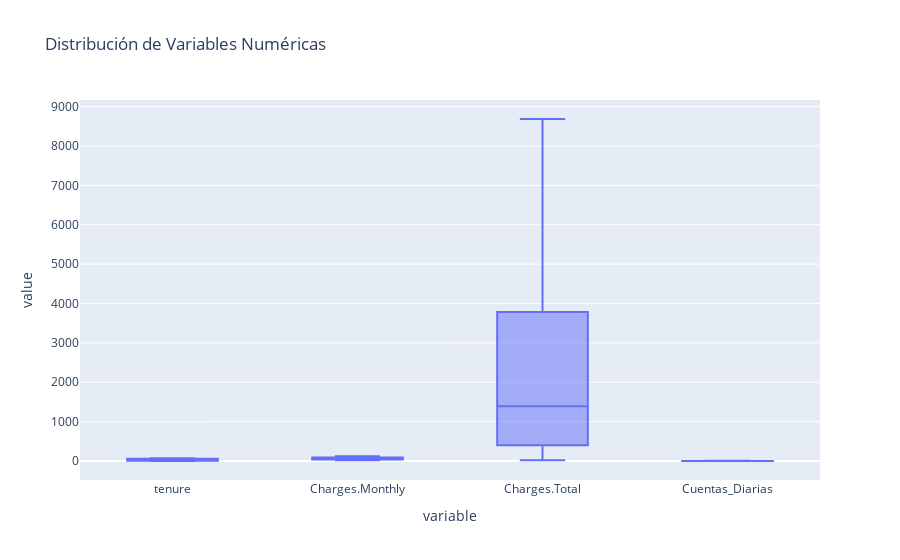

This figure's notebook cell:
### Code cell
fig = px.box(datos_normalizados,
             y=['tenure', 'Charges.Monthly', 'Charges.Total', 'Cuentas_Diarias'],
             title='Distribución de Variables Numéricas')
fig.show()

### Figure 1 — Plotly figure (JSON) as saved in the notebook; plotly's stock layout.template omitted (floating-point values rounded to 4 significant figures; data arrays with more than 128 entries replaced by an {"elided": "..."} marker saying what was removed)
{"data": [{"alignmentgroup": "True", "hovertemplate": "variable=%{x}<br>value=%{y}<extra></extra>", "legendgroup": "", "marker": {"color": "#636efa"}, "name": "", "notched": false, "offsetgroup": "", "orientation": "v", "showlegend": false, "type": "box", "x": {"elided": "29068 str values"}, "x0": " ", "xaxis": "x", "y": {"elided": "29068 float values"}, "y0": " ", "yaxis": "y"}], "layout": {"boxmode": "group", "legend": {"tracegroupgap": 0}, "title": {"text": "Distribución de Variables Numéricas"}, "xaxis": {"anchor": "y", "domain": [0, 1], "title": {"text": "variable"}}, "yaxis": {"anchor": "x", "domain": [0, 1], "title": {"text": "value"}}}}
